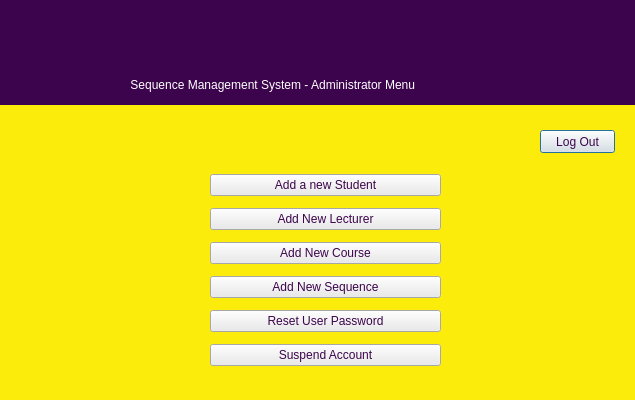
<?xml version="1.0" encoding="UTF-8"?>
<ui version="4.0">
 <class>admin</class>
 <widget class="QDialog" name="admin">
  <property name="geometry">
   <rect>
    <x>0</x>
    <y>0</y>
    <width>635</width>
    <height>400</height>
   </rect>
  </property>
  <property name="windowTitle">
   <string>admin</string>
  </property>
  <property name="styleSheet">
   <string notr="true">background-color: rgb(252, 236, 12);</string>
  </property>
  <widget class="QPushButton" name="logOutButton">
   <property name="geometry">
    <rect>
     <x>540</x>
     <y>130</y>
     <width>75</width>
     <height>23</height>
    </rect>
   </property>
   <property name="styleSheet">
    <string notr="true">color: rgb(60, 4, 76);
background-color: rgb(234, 234, 234);</string>
   </property>
   <property name="text">
    <string>Log Out</string>
   </property>
  </widget>
  <widget class="QLabel" name="label_4">
   <property name="geometry">
    <rect>
     <x>-6</x>
     <y>64</y>
     <width>641</width>
     <height>41</height>
    </rect>
   </property>
   <property name="styleSheet">
    <string notr="true">color: rgb(255, 255, 255);
background-color: rgb(60, 4, 76);</string>
   </property>
   <property name="text">
    <string>                                         Sequence Management System - Administrator Menu</string>
   </property>
  </widget>
  <widget class="QLabel" name="label_3">
   <property name="geometry">
    <rect>
     <x>-10</x>
     <y>0</y>
     <width>651</width>
     <height>71</height>
    </rect>
   </property>
   <property name="styleSheet">
    <string notr="true">image: url(:/Images/Images/ublogo.png);
background-color: rgb(60, 4, 76);</string>
   </property>
   <property name="text">
    <string/>
   </property>
  </widget>
  <widget class="QWidget" name="">
   <property name="geometry">
    <rect>
     <x>210</x>
     <y>168</y>
     <width>231</width>
     <height>205</height>
    </rect>
   </property>
   <layout class="QGridLayout" name="gridLayout">
    <item row="3" column="0">
     <widget class="QPushButton" name="newsequencebutton">
      <property name="styleSheet">
       <string notr="true">color: rgb(60, 4, 76);
background-color: rgb(234, 234, 234);</string>
      </property>
      <property name="text">
       <string>Add New Sequence</string>
      </property>
     </widget>
    </item>
    <item row="1" column="0">
     <widget class="QPushButton" name="newlecturerbutton">
      <property name="styleSheet">
       <string notr="true">color: rgb(60, 4, 76);
background-color: rgb(234, 234, 234);</string>
      </property>
      <property name="text">
       <string>Add New Lecturer</string>
      </property>
     </widget>
    </item>
    <item row="4" column="0">
     <widget class="QPushButton" name="rupwdButton">
      <property name="styleSheet">
       <string notr="true">color: rgb(60, 4, 76);
background-color: rgb(234, 234, 234);</string>
      </property>
      <property name="text">
       <string>Reset User Password</string>
      </property>
     </widget>
    </item>
    <item row="2" column="0">
     <widget class="QPushButton" name="newcoursebutton">
      <property name="styleSheet">
       <string notr="true">color: rgb(60, 4, 76);
background-color: rgb(234, 234, 234);</string>
      </property>
      <property name="text">
       <string>Add New Course</string>
      </property>
     </widget>
    </item>
    <item row="5" column="0">
     <widget class="QPushButton" name="suspaccButton">
      <property name="styleSheet">
       <string notr="true">color: rgb(60, 4, 76);
background-color: rgb(234, 234, 234);</string>
      </property>
      <property name="text">
       <string>Suspend Account</string>
      </property>
     </widget>
    </item>
    <item row="0" column="0">
     <widget class="QPushButton" name="newstudentbutton">
      <property name="styleSheet">
       <string notr="true">color: rgb(60, 4, 76);
background-color: rgb(234, 234, 234);</string>
      </property>
      <property name="text">
       <string>Add a new Student</string>
      </property>
     </widget>
    </item>
   </layout>
  </widget>
 </widget>
 <resources/>
 <connections/>
</ui>
